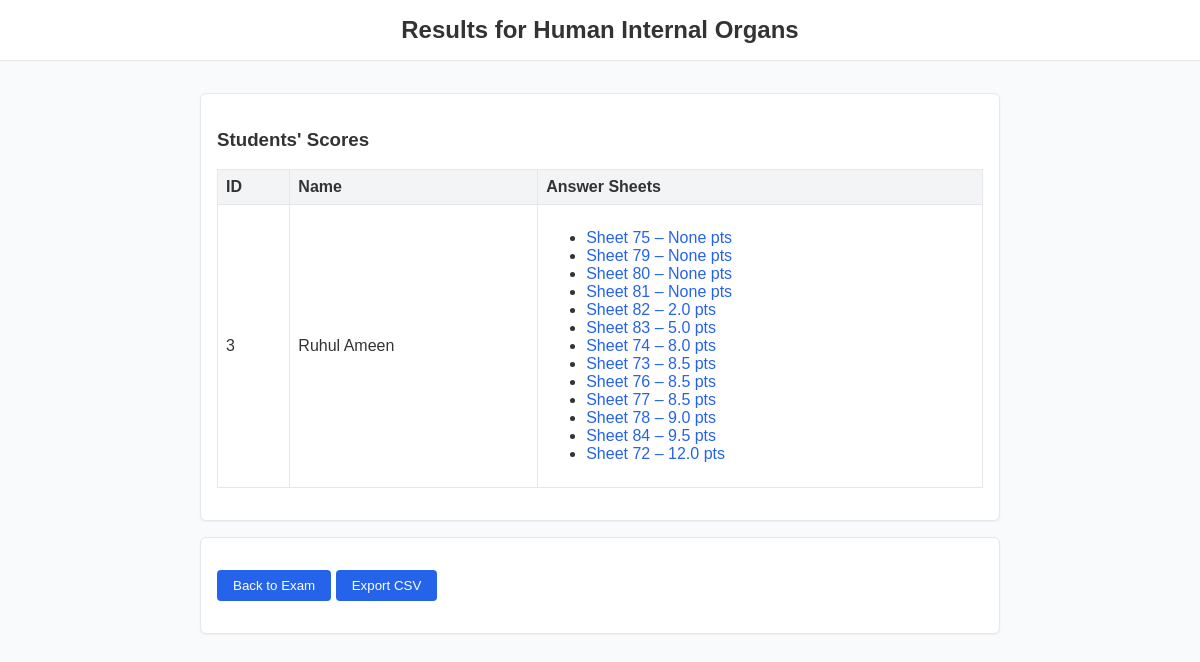
/exams/3/results, run on an earlier commit of the app's database.
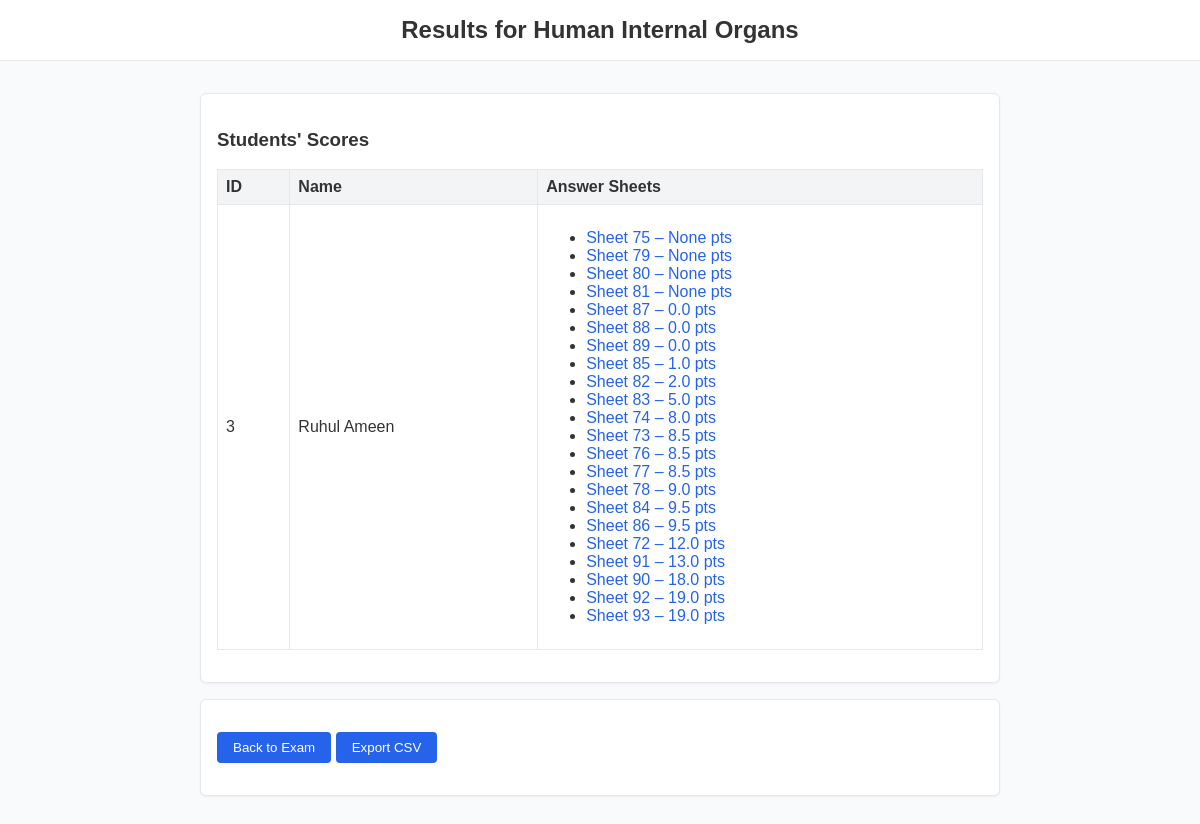
And on a later commit of the database.
### tables this page shows
CREATE TABLE exams (
            id INTEGER PRIMARY KEY AUTOINCREMENT,
            title TEXT NOT NULL,
            subject TEXT NOT NULL,
            instructions TEXT
        );

CREATE TABLE students (
            id INTEGER PRIMARY KEY AUTOINCREMENT,
            exam_id INTEGER NOT NULL,
            name TEXT NOT NULL,
            FOREIGN KEY(exam_id) REFERENCES exams(id) ON DELETE CASCADE
        );

CREATE TABLE answer_sheets (
            id INTEGER PRIMARY KEY AUTOINCREMENT,
            student_id INTEGER NOT NULL,
            filename TEXT NOT NULL,
            extracted_text TEXT,
            evaluated_at TIMESTAMP,
            total_score REAL,
            FOREIGN KEY(student_id) REFERENCES students(id) ON DELETE CASCADE
        );

### src/controllers/routers.py (the view)
@router.get("/exams/{exam_id}/results")
async def exam_results(request: Request, exam_id: int):
    conn = get_db_connection()
    cur = conn.cursor()
    cur.execute("SELECT * FROM exams WHERE id = ?", (exam_id,))
    exam = cur.fetchone()
    if exam is None:
        conn.close()
        raise HTTPException(status_code=404, detail="Exam not found")
    cur.execute(
        """
        SELECT students.id AS student_id, students.name, answer_sheets.id AS sheet_id, answer_sheets.total_score
        FROM students
        LEFT JOIN answer_sheets ON students.id = answer_sheets.student_id
        WHERE students.exam_id = ?
        ORDER BY students.id
        """,
        (exam_id,),
    )
    rows = cur.fetchall()
    students = {}
    for row in rows:
        sid = row["student_id"]
        if sid not in students:
            students[sid] = {"name": row["name"], "sheets": []}
        if row["sheet_id"] is not None:
            students[sid]["sheets"].append({"id": row["sheet_id"], "total_score": row["total_score"]})
    conn.close()
    return templates.TemplateResponse(
        "results.html",
        {
            "request": request,
            "exam": exam,
            "students": students,
        },
    )

### templates/results.html (shortened to what this page needs)
{% extends "base.html" %}
{% block content %}
<header>Results for {{ exam.title }}</header>
<main>
  <div class="card">
    <h3>Students' Scores</h3>
    {% if students %}
    <table>
      <thead><tr><th>ID</th><th>Name</th><th>Answer Sheets</th></tr></thead>
      <tbody>
      {% for sid, data in students.items() %}
        <tr>
          <td>{{ sid }}</td>
          <td>{{ data.name }}</td>
          <td>
            {% if data.sheets %}
            <ul>
              {% for sheet in data.sheets %}
                <li><a href="/answer_sheets/{{ sheet.id }}">Sheet {{ sheet.id }} – {{ sheet.total_score }} pts</a></li>
              {% endfor %}
            </ul>
            {% else %}
            No uploads
            {% endif %}
          </td>
        </tr>
      {% endfor %}
      </tbody>
    </table>
    {% else %}
    <p>No students found.</p>
    {% endif %}
  </div>
  <div class="card">
    <p><a href="/exams/{{ exam.id }}"><button>Back to Exam</button></a>
       <a href="/exams/{{ exam.id }}/export"><button>Export CSV</button></a></p>
  </div>
</main>
{% endblock %}

### templates/base.html (shortened to what this page needs)
<!DOCTYPE html>
<html lang="en">
<head>
  <link rel="stylesheet" href="/static/style.css">
</head>
<body>
  {% block content %}{% endblock %}
</body>
</html>

### static/style.css (style rules this page uses)
body { font-family: sans-serif; margin: 0; padding: 0; background-color: #f9fafb; color: #333; }
header { background-color: #ffffff; border-bottom: 1px solid #e5e7eb; padding: 1rem; text-align: center; font-size: 1.5rem; font-weight: 600; }
main { max-width: 800px; margin: 2rem auto; padding: 0 1rem; }
table { width: 100%; border-collapse: collapse; margin-bottom: 1rem; }
th, td { padding: 0.5rem; border: 1px solid #e5e7eb; text-align: left; }
th { background-color: #f3f4f6; }
input[type="submit"], button { background-color: #2563eb; color: #ffffff; padding: 0.5rem 1rem; border: none; border-radius: 4px; cursor: pointer; }
a { color: #2563eb; text-decoration: none; }
.card { background-color: #ffffff; border: 1px solid #e5e7eb; border-radius: 6px; padding: 1rem; margin-bottom: 1rem; box-shadow: 0 1px 2px rgba(0, 0, 0, 0.05); }

What changed in the data, as far as the page shows it:
added answer_sheets: id "87", total_score "0.0"
added answer_sheets: id "88", total_score "0.0"
added answer_sheets: id "89", total_score "0.0"
added answer_sheets: id "85", total_score "1.0"
added answer_sheets: id "86", total_score "9.5"
added answer_sheets: id "91", total_score "13.0"
added answer_sheets: id "90", total_score "18.0"
added answer_sheets: id "92", total_score "19.0"
added answer_sheets: id "93", total_score "19.0"
